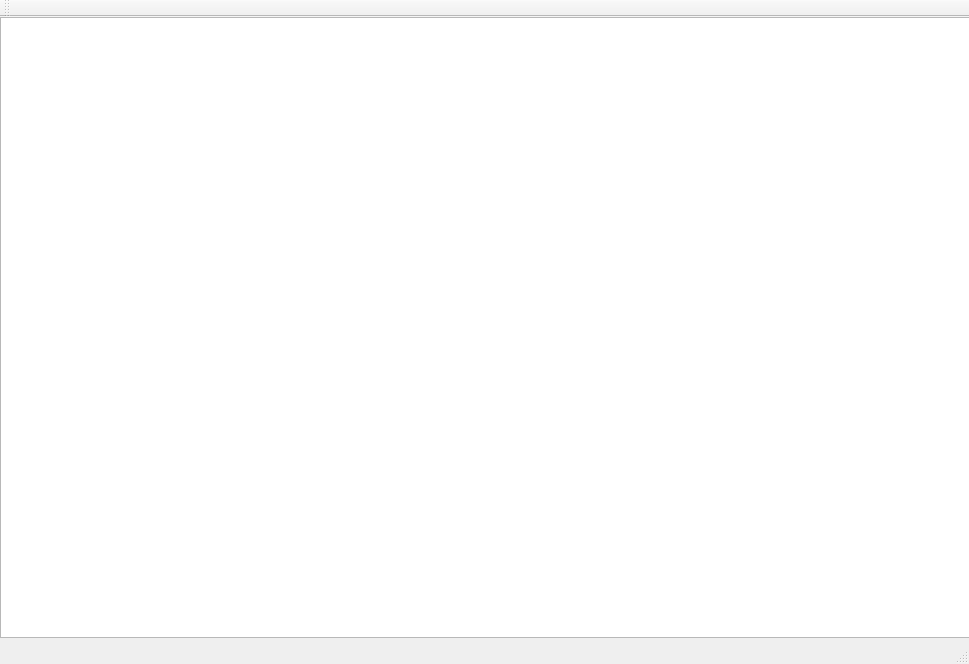
<?xml version="1.0" encoding="UTF-8"?>
<ui version="4.0">
 <class>MainWindow</class>
 <widget class="QMainWindow" name="MainWindow">
  <property name="geometry">
   <rect>
    <x>0</x>
    <y>0</y>
    <width>969</width>
    <height>664</height>
   </rect>
  </property>
  <property name="windowTitle">
   <string>MainWindow</string>
  </property>
  <widget class="QWidget" name="centralwidget">
   <widget class="QTextEdit" name="textEdit">
    <property name="geometry">
     <rect>
      <x>0</x>
      <y>0</y>
      <width>971</width>
      <height>621</height>
     </rect>
    </property>
   </widget>
  </widget>
  <widget class="QStatusBar" name="statusbar"/>
  <widget class="QToolBar" name="toolBar">
   <property name="windowTitle">
    <string>toolBar</string>
   </property>
   <attribute name="toolBarArea">
    <enum>TopToolBarArea</enum>
   </attribute>
   <attribute name="toolBarBreak">
    <bool>false</bool>
   </attribute>
  </widget>
 </widget>
 <resources/>
 <connections/>
</ui>
